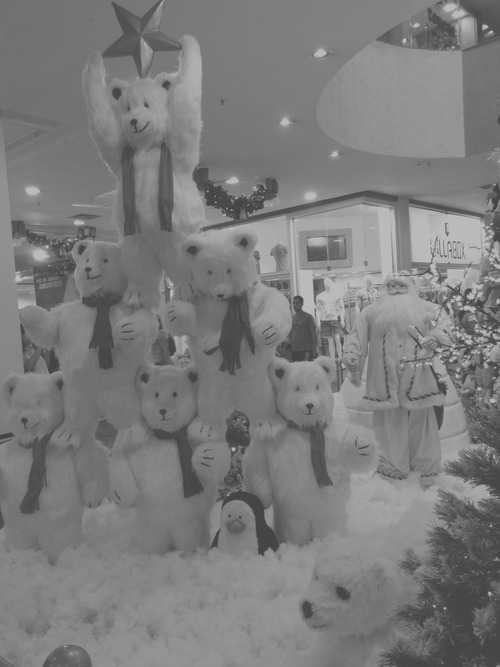
#> input picture Ursos.jpg, 500 x 667 px
$ python Linear_contrast_expa.py
#> lines starting #> are read from the running program, lines starting #| are printed output that depends on the picture
import numpy as np
import cv2

def _z(z):
	if z <= 85:
		return z//2
	elif 85<z<170:
		return 2*z - 127
	else:
		return (z//2) + 128

img = cv2.imread("Ursos.jpg", cv2.IMREAD_GRAYSCALE)
#> img is the input picture: shape (667, 500); min 60, max 201, mean 124.2

cv2.imshow('Ursos.jpg', img)
key = cv2.waitKey(0) & 0xFF
#> (key Esc is pressed here)

for i in range(len(img)):
	for j in range(len(img[i])):
		img[i][j] = _z(img[i][j])
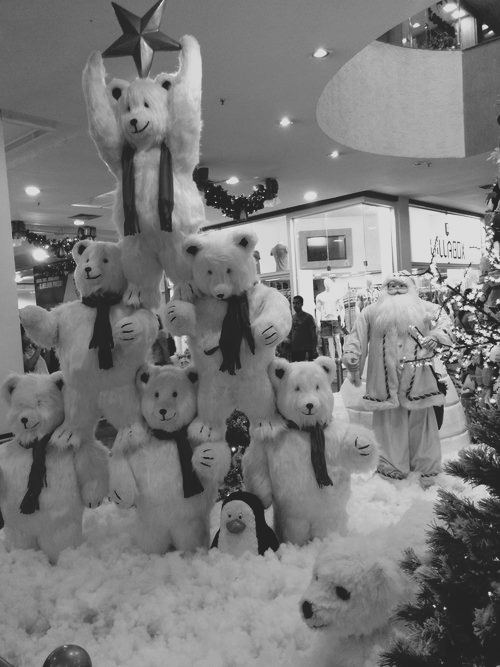
#> img: shape (667, 500); min 30, max 228, mean 121.8

cv2.imshow('Ursos.jpg', img)
key = cv2.waitKey(0) & 0xFF
#> (key Esc is pressed here)

$ run again, with roberts.jpg copied over Ursos.jpg
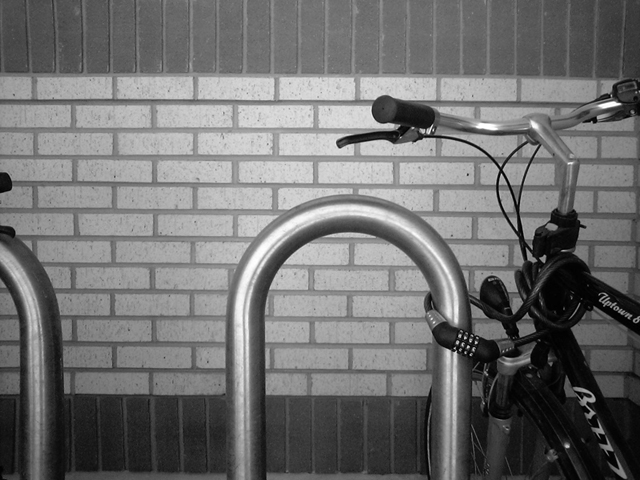
#> input picture roberts.jpg, 640 x 480 px
#> img is the input picture: shape (480, 640); min 0, max 255, mean 112.2
#> after the loop `for i in range(len(img)):`:
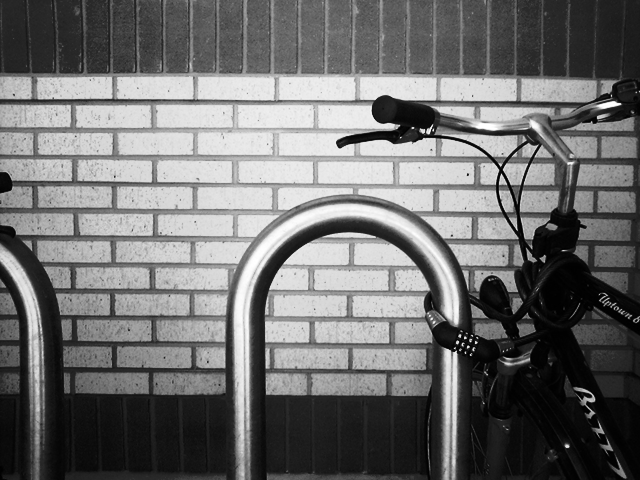
#> img: shape (480, 640); min 0, max 255, mean 110.7

$ run again, with cln1.png saved as Ursos.jpg
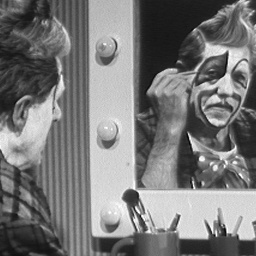
#> input picture cln1.png, 256 x 256 px
#> img is the input picture: shape (256, 256); min 4, max 255, mean 120.3
#> after the loop `for i in range(len(img)):`:
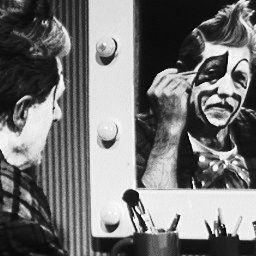
#> img: shape (256, 256); min 2, max 255, mean 116.1
